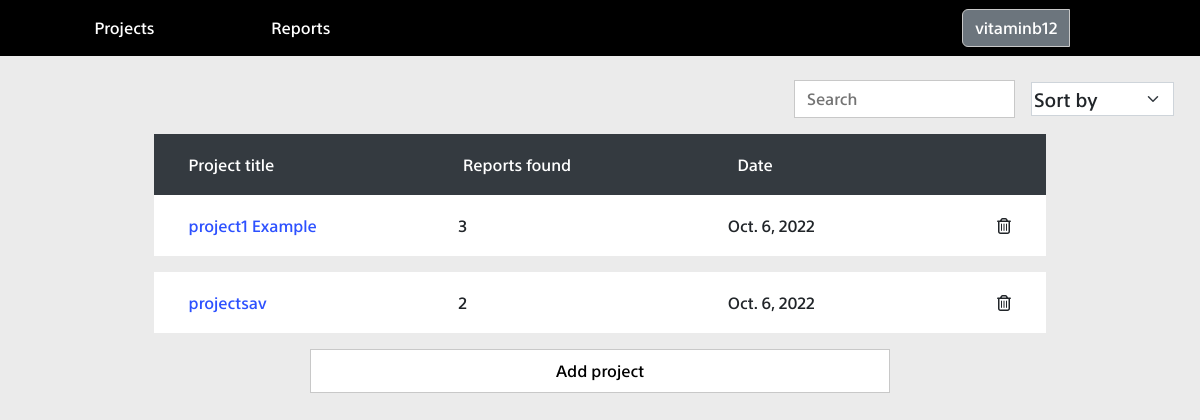
The page /home (signed in) on the database as committed earlier.
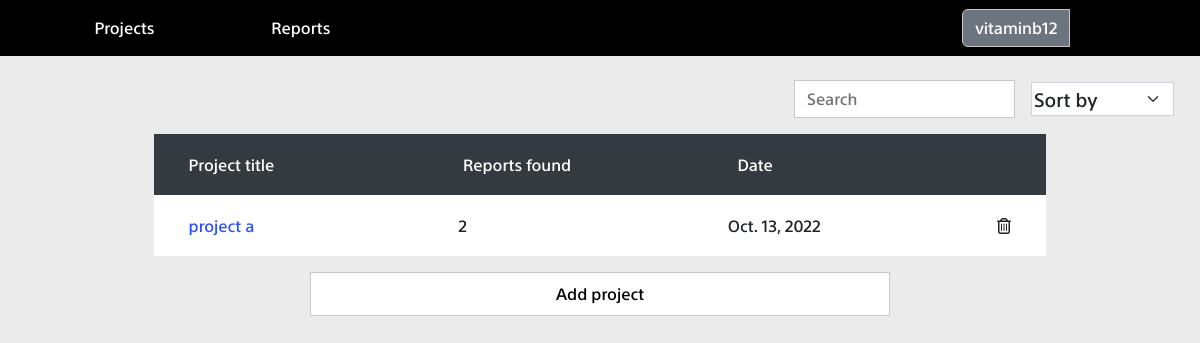
The same page on the database as committed later.
### project/models.py (models this page shows, shortened)
class project(models.Model):
	name = models.CharField(max_length = 40)
	date_added = models.DateField()
	bugs_count = models.IntegerField()

### project/views.py (the view, shortened to what this page needs)
# urls.py: path('home',home , name="home"),
@login_required(login_url='signin')
def home(request):
    projects = project.objects.all();
    context = {"projects": projects}
    return render(request, "home.html", context)

### templates/home.html (shortened to what this page needs)
{% extends "base.html" %}
{% load static %}
{% block css_files %}
<link rel="stylesheet" href="{% static 'bootstrap.min.css' %}">
<link rel="stylesheet" href="{% static 'base.css' %}">
<link rel="stylesheet" href="{% static 'home.css' %}">
<link rel="stylesheet" href="{% static 'fa/css/all.min.css' %}">
{% endblock %}
{% block content %}
<div class="container" id="home_body">
<div class="mt-4">
		<div  id="filters">
			<div class="">
				<input type="text" class="form-control" id="search_input" placeholder="Search" aria-describedby="text">
			</div>
			<div class="">
				<select class="form-select mx-3" id="sort_select" aria-label="Default select example">
					<option >Sort by</option>
				</select>
			</div>
	</div>
</div>
	<div class="outer_results">
	<div id="results">
		<table class="mt-3">
			<thead id="projects_head">
				<tr class="project_row">
					<td class="project_cell">Project title</td>
					<td  class="project_cell">Reports found</td>
					<td class="project_cell">Date</td>
				</tr>
			</thead>
			<tbody id="table_body">
				{% for project in projects %}
				<tr class="project_row data_row mb-3">
					<td class="project_cell project_data"><a  href="{% url 'home' %}/{{project.id}}" class="black_color hover_color" >{{project.name}}</a></td>
					<td class="project_cell project_data">{{project.bugs_count}}</td>
					<td class="project_cell project_data">{{project.date_added}}</td>
					<td><i id="{{project.id}}" class="fa-regular fa-trash-can remove_project"></i></td>
				</tr>
				{% endfor %}
			</tbody>
		</table>
<button   id="add_project" data-bs-toggle="modal" data-bs-target="#exampleModal">
  Add project
</button>
	</div>
</div>
</div>
{% endblock %}

Rows that differ between the two databases and show on the page:
removed project: name "project1 Example", bugs_count "3", date_added "Oct. 6, 2022"
removed project: name "projectsav", bugs_count "2", date_added "Oct. 6, 2022"
added project: name "project a", bugs_count "2", date_added "Oct. 13, 2022"
